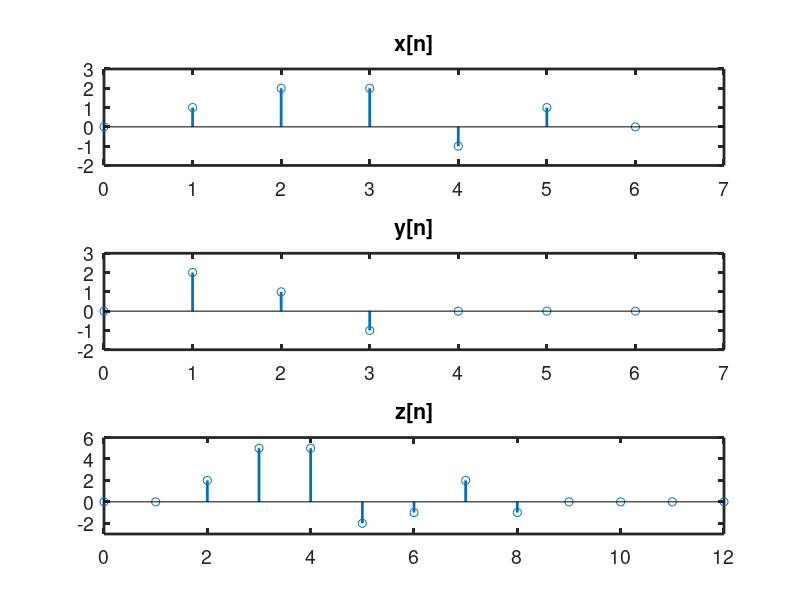

Write the MATLAB code that produced this figure.
clear;

x = [0,1,2, 2,-1,1,0];
y = [0,2,1,-1, 0,0,0];
n = [0,1,2, 3, 4,5,6];

z = conv(x,y); # this assumes both x and y start at n = 0...they may not
# so be careful about how things are aligned temporally
# without the "same" parameter conv() returns the zero-padded result
# where length(z) = length(x) + length(y) - 1
# z = conv(x,y,'same'); # just the central part of the convolution
# you'll see that z is longer than x and y due to the sliding, multiplying and summing


figure(1);
clf();
plt= subplot(3,1,1);
stem(n, x, "linewidth", 2);
axis([0 length(x) (min(x)-1) (max(x)+1)]); # set the axes limits ([xlo xhi ylo yhi])
set(gca, "linewidth", 2, "fontsize", 14)
#grid on;
title("x[n]");


subplot(3,1,2);
stem(n, y, "linewidth", 2);
axis([0 length(y) (min(y)-1) (max(y)+1)]); # set the axes limits ([xlo xhi ylo yhi])
set(gca, "linewidth", 2, "fontsize", 14)
#grid on;
title("y[n]");

subplot(3,1,3);
stem([0:1:(length(z)-1)], z, "linewidth", 2);
axis([0 length(z)-1 (min(z)-1) (max(z)+1)]); # set the axes limits ([xlo xhi ylo yhi])
set(gca, "linewidth", 2, "fontsize", 14);
#grid on;
title("z[n]");
